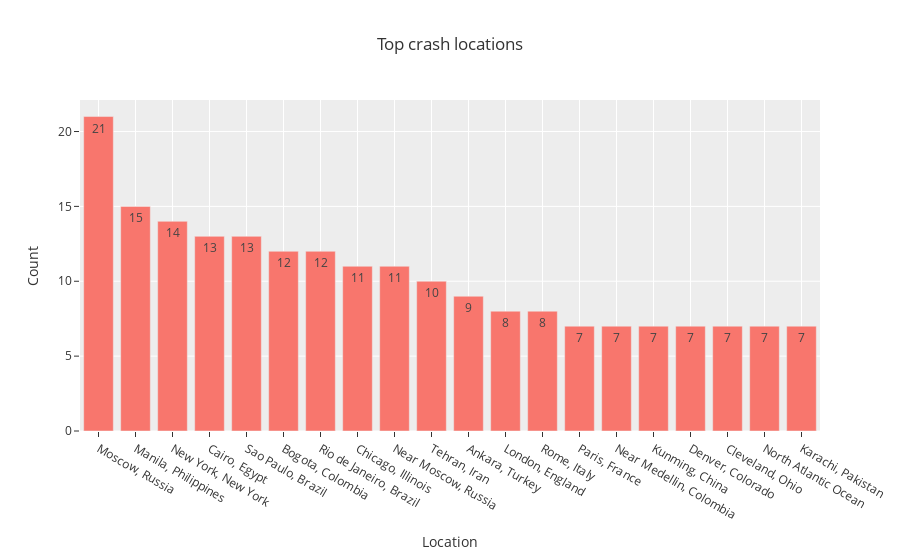

This figure's notebook cell:
### Code cell
# Location 
import plotly.express as px

location_count = df_crashes.Location.value_counts().reset_index()
location_count.columns = ['Location', 'Count']  

fig = px.bar(location_count.head(20), x='Location', y='Count', text_auto=True, template='ggplot2', title='Top crash locations')
fig.show()

### Figure 1 — Plotly figure (JSON) as saved in the notebook; plotly's stock layout.template omitted (floating-point values rounded to 4 significant figures)
{"data": [{"alignmentgroup": "True", "hovertemplate": "Location=%{x}<br>Count=%{y}<extra></extra>", "legendgroup": "", "marker": {"color": "#F8766D", "pattern": {"shape": ""}}, "name": "", "offsetgroup": "", "orientation": "v", "showlegend": false, "textposition": "auto", "texttemplate": "%{y}", "type": "bar", "x": ["Moscow, Russia", "Manila, Philippines", "New York, New York", "Cairo, Egypt", "Sao Paulo, Brazil", "Bogota, Colombia", "Rio de Janeiro, Brazil", "Chicago, Illinois", "Near Moscow, Russia", "Tehran, Iran", "Ankara, Turkey", "London, England", "Rome, Italy", "Paris, France", "Near Medellin, Colombia", "Kunming, China", "Denver, Colorado", "Cleveland, Ohio", "North Atlantic Ocean", "Karachi, Pakistan"], "xaxis": "x", "y": [21, 15, 14, 13, 13, 12, 12, 11, 11, 10, 9, 8, 8, 7, 7, 7, 7, 7, 7, 7], "yaxis": "y"}], "layout": {"barmode": "relative", "legend": {"tracegroupgap": 0}, "title": {"text": "Top crash locations"}, "xaxis": {"anchor": "y", "domain": [0, 1], "title": {"text": "Location"}}, "yaxis": {"anchor": "x", "domain": [0, 1], "title": {"text": "Count"}}}}
